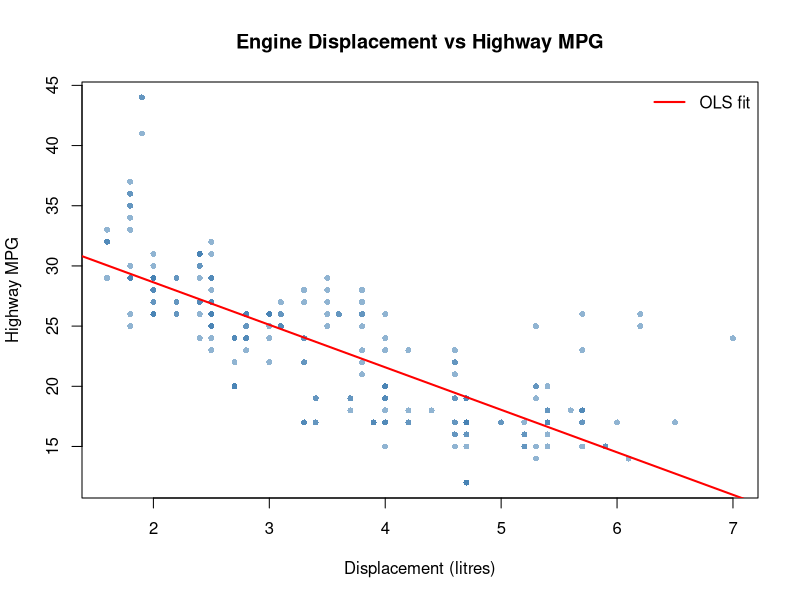
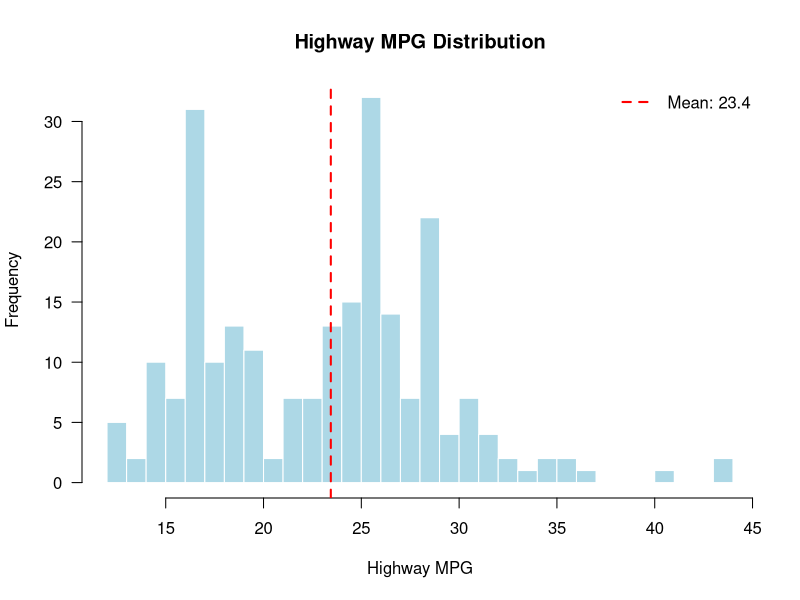
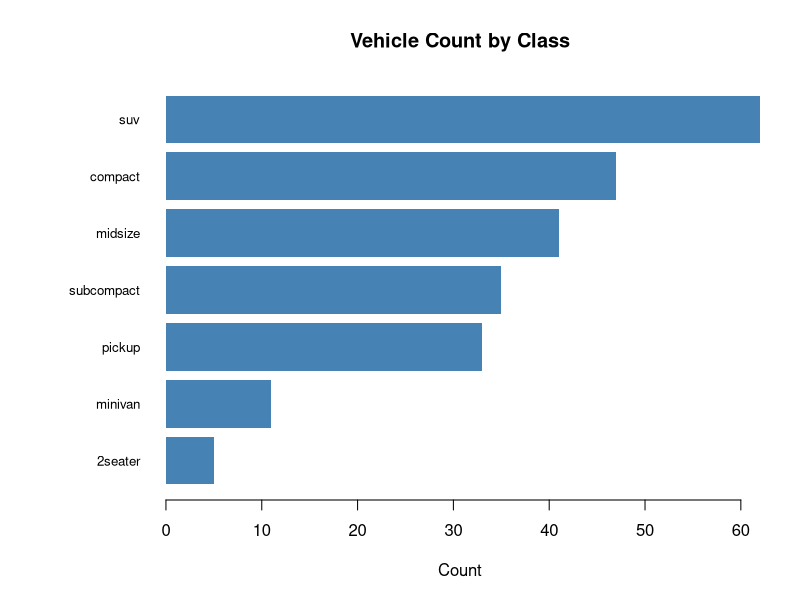
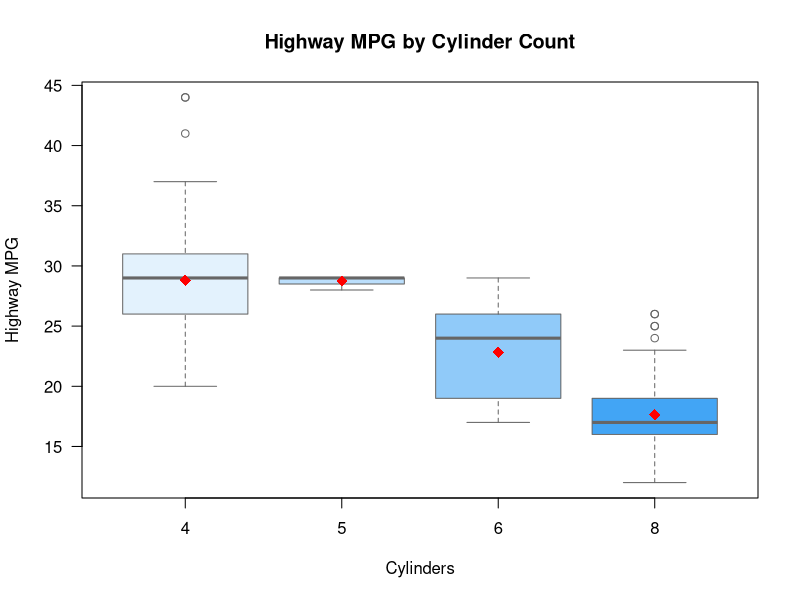
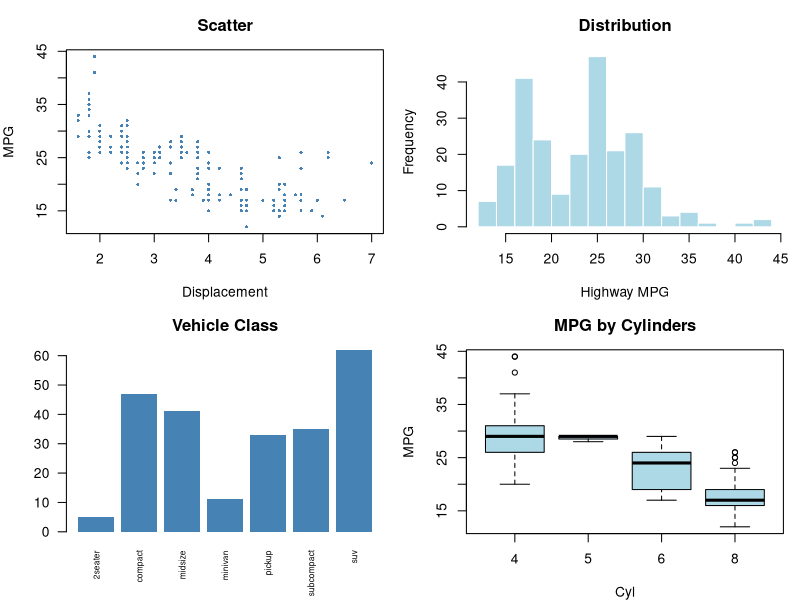
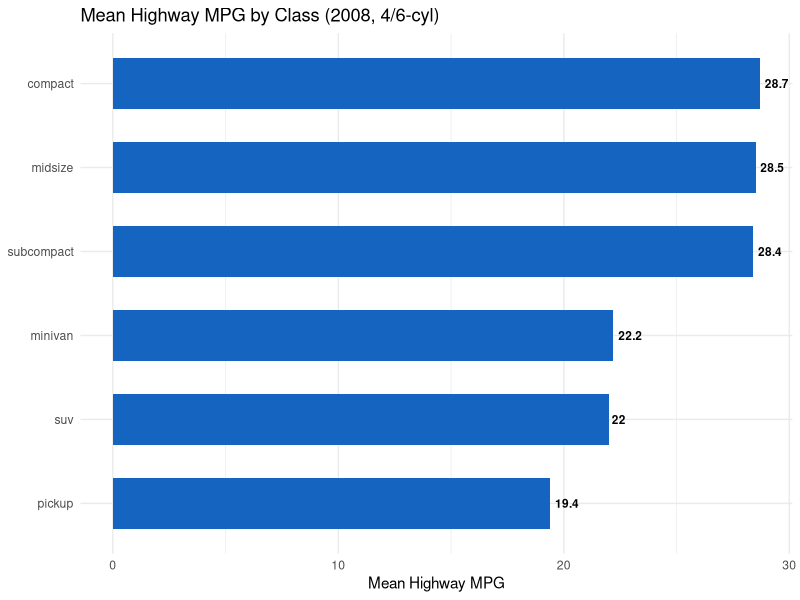

Reproduce these figures in R, in order.
# ============================================================
# Workshop 1 — Module 8: R Environment Setup & Base Graphics
# R Demonstration Script
# Data Visualization for Data Scientists — UNYT Tirana
# ============================================================

# ── 0. Verify Installation ─────────────────────────────────
cat("R version:", R.version.string, "\n")
cat("Working directory:", getwd(), "\n\n")

# ── 1. Install & Load Packages ─────────────────────────────
# Run once: install.packages("tidyverse")
library(tidyverse)
dir.create("output", showWarnings = FALSE)

# ── 2. Data Types ──────────────────────────────────────────
# Numeric
x_num <- c(10.5, 20.3, 30.1)
cat("numeric:", class(x_num), "\n")

# Integer
x_int <- c(1L, 2L, 3L)
cat("integer:", class(x_int), "\n")

# Character
x_chr <- c("Alice", "Bob", "Carol")
cat("character:", class(x_chr), "\n")

# Logical
x_lgl <- c(TRUE, FALSE, TRUE)
cat("logical:", class(x_lgl), "\n")

# Factor (categorical)
x_fct <- factor(c("Low", "Med", "High"), levels = c("Low", "Med", "High"), ordered = TRUE)
cat("factor:", class(x_fct), "\n")

# Date
x_date <- as.Date("2024-01-15")
cat("Date:", class(x_date), "\n\n")


# ── 3. Load & Inspect Data ────────────────────────────────
# Using built-in mpg dataset
data(mpg)
cat("Dimensions:", dim(mpg), "\n")
glimpse(mpg)
cat("\nMissing values:", sum(is.na(mpg)), "\n\n")


# ── 4. Base R: Scatterplot ─────────────────────────────────
png("output/base_scatter.png", width = 600, height = 450, res = 150)
plot(mpg$displ, mpg$hwy,
     main = "Engine Displacement vs Highway MPG",
     xlab = "Displacement (litres)",
     ylab = "Highway MPG",
     pch  = 16,
     col  = adjustcolor("steelblue", alpha = 0.6),
     cex  = 0.8)
abline(lm(hwy ~ displ, data = mpg), col = "red", lwd = 2)
legend("topright", legend = "OLS fit", col = "red", lwd = 2, bty = "n")
dev.off()


# ── 5. Base R: Histogram ──────────────────────────────────
png("output/base_hist.png", width = 600, height = 450, res = 150)
hist(mpg$hwy,
     breaks = 25,
     col    = "lightblue",
     border = "white",
     main   = "Highway MPG Distribution",
     xlab   = "Highway MPG",
     las    = 1)
abline(v = mean(mpg$hwy), col = "red", lwd = 2, lty = 2)
legend("topright", legend = paste("Mean:", round(mean(mpg$hwy), 1)),
       col = "red", lwd = 2, lty = 2, bty = "n")
dev.off()


# ── 6. Base R: Bar Chart ──────────────────────────────────
png("output/base_bar.png", width = 600, height = 500, res = 150)
par(mar = c(5, 8, 4, 2))  # Extra left margin for labels
counts <- sort(table(mpg$class))
barplot(counts,
        horiz     = TRUE,
        col       = "steelblue",
        border    = NA,
        main      = "Vehicle Count by Class",
        xlab      = "Count",
        las       = 1,
        cex.names = 0.8)
dev.off()


# ── 7. Base R: Boxplot ────────────────────────────────────
png("output/base_box.png", width = 600, height = 450, res = 150)
boxplot(hwy ~ cyl, data = mpg,
        main   = "Highway MPG by Cylinder Count",
        xlab   = "Cylinders",
        ylab   = "Highway MPG",
        col    = c("#E3F2FD", "#BBDEFB", "#90CAF9", "#42A5F5"),
        border = "grey40",
        las    = 1)
# Add mean points
means <- tapply(mpg$hwy, mpg$cyl, mean)
points(seq_along(means), means, pch = 18, col = "red", cex = 1.5)
dev.off()


# ── 8. Multi-Panel with par(mfrow) ────────────────────────
png("output/base_multipanel.png", width = 800, height = 600, res = 150)
old_par <- par(mfrow = c(2, 2), mar = c(4, 4, 3, 1))

# Panel 1: scatter
plot(mpg$displ, mpg$hwy, pch = 16, cex = 0.5, col = "steelblue",
     main = "Scatter", xlab = "Displacement", ylab = "MPG")

# Panel 2: histogram
hist(mpg$hwy, breaks = 20, col = "lightblue", border = "white",
     main = "Distribution", xlab = "Highway MPG")

# Panel 3: bar chart
barplot(table(mpg$class), col = "steelblue", border = NA,
        main = "Vehicle Class", las = 2, cex.names = 0.6)

# Panel 4: boxplot
boxplot(hwy ~ cyl, data = mpg, col = "lightblue",
        main = "MPG by Cylinders", xlab = "Cyl", ylab = "MPG")

par(old_par)  # Restore
dev.off()


# ── 9. Pipe Operator Demo ─────────────────────────────────
# The pipe |> passes the left side as the first argument
# to the right side function

result <- mpg |>
  filter(year == 2008, cyl %in% c(4, 6)) |>
  group_by(class) |>
  summarise(
    n = n(),
    mean_hwy = round(mean(hwy), 1),
    .groups = "drop"
  ) |>
  arrange(desc(mean_hwy))

cat("\n── Pipe result: 2008 4/6-cyl vehicles ──\n")
print(result)

# Quick ggplot2 preview (covered in Workshop 2)
p_preview <- ggplot(result, aes(x = reorder(class, mean_hwy), y = mean_hwy)) +
  geom_col(fill = "#1565C0", width = 0.6) +
  geom_text(aes(label = mean_hwy), hjust = -0.2, size = 3, fontface = "bold") +
  coord_flip() +
  theme_minimal() +
  labs(title = "Mean Highway MPG by Class (2008, 4/6-cyl)",
       x = NULL, y = "Mean Highway MPG")

ggsave("output/pipe_ggplot_preview.png", p_preview, width = 7, height = 4, dpi = 300)

cat("\n── All M08 plots saved to output/ ──\n")
